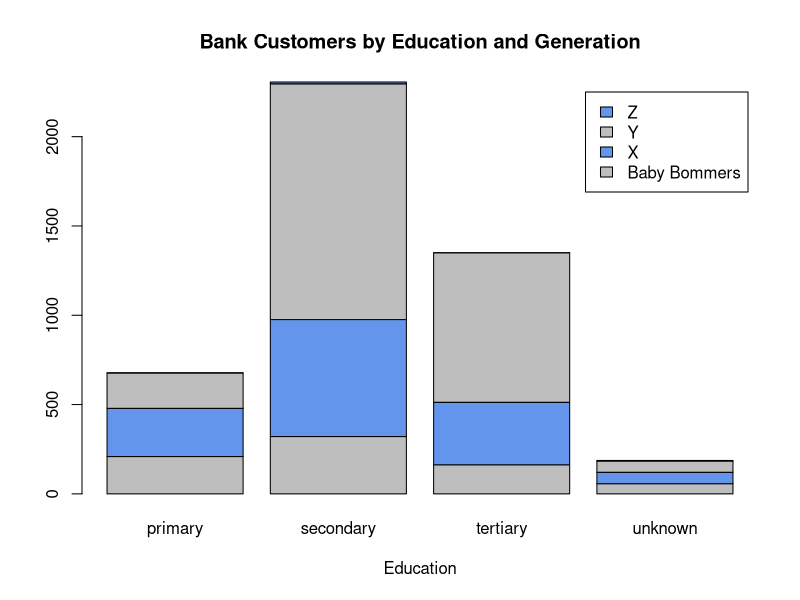
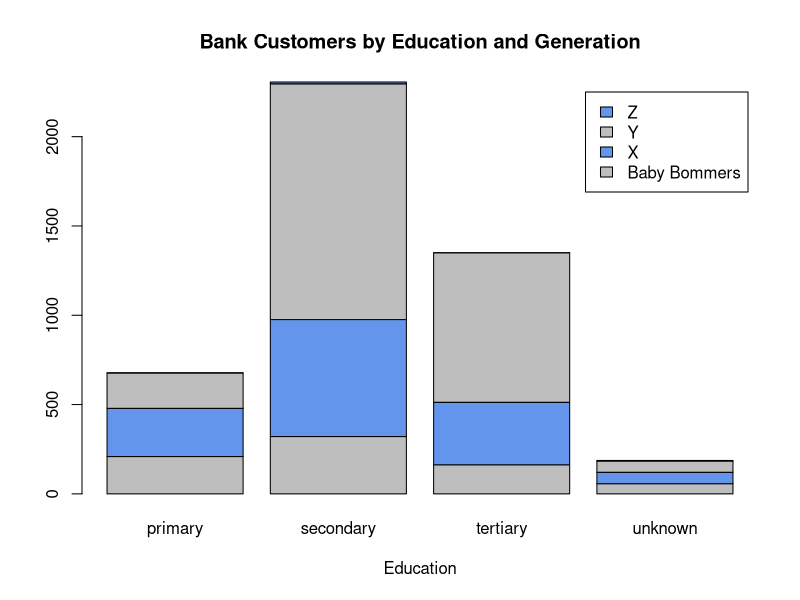
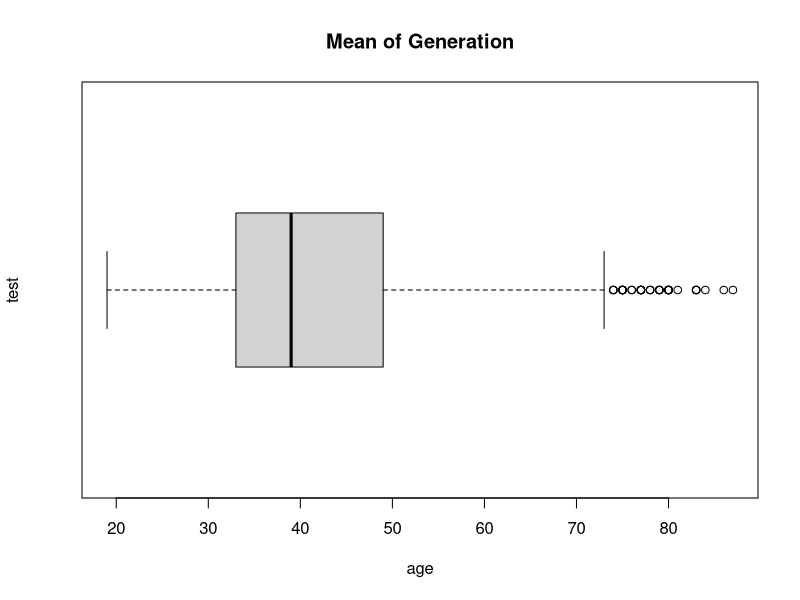

The R source for these figures, in order:
#Lesson 3 - Demo 2

BankCustomer <- read.csv("Datasets/Lesson 3_Data Structures/Demo 2_ Assigning values and applying functions.csv")
View(BankCustomer)

install.packages("plyr")
library(plyr)

BankCustomer <- rename(BankCustomer, c("i..age" = "Age"))
str(BankCustomer)
View(BankCustomer)


max(BankCustomer$age)
min(BankCustomer$age)

BankCustomerAgeCategorized <- transform(BankCustomer, Generation = ifelse(age<22,"Z", ifelse(age<41, "Y", ifelse(age<53, "X", "Baby Bommers"))))
BankCustomerAgeCategorized

#2 Way frequency table
table(BankCustomerAgeCategorized$Generation, BankCustomerAgeCategorized$poutcome)

counts <- table(BankCustomerAgeCategorized$Generation,BankCustomer$education)
barplot(counts, main = "Bank Customers by Education and Generation", xlab = "Education", col =c("grey","cornflowerblue"), legend = rownames(counts))
barplot(counts, main = "Bank Customers by Education and Generation", xlab = "Education", col =c("grey","cornflowerblue"), legend = rownames(counts))

boxplot(BankCustomer$age,main="Mean of Generation",xlab="age",ylab="test",horizontal=TRUE)
